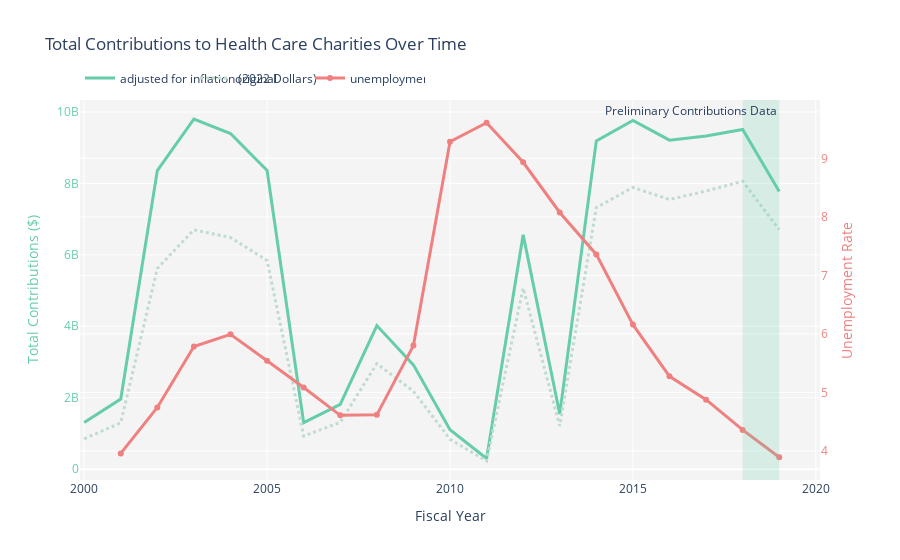

This figure's notebook cell:
### Code cell
fig = go.Figure()

line1 = go.Scatter(x=total_conts_adj['FISYR'], y=total_conts_adj[CONT_COL], name='adjusted for inflation (2022 Dollars)', yaxis='y1',
                   line = dict(color = ('mediumaquamarine'), width = 3))
line2 = go.Scatter(x=total_conts['FISYR'], y=total_conts[CONT_COL], name='original', yaxis='y1',
                   line = dict(color = ('rgba(193, 220, 207, 1)'), width = 3, dash='dot'))
line3 = go.Scatter(x=grouped['fis_yr'], y=grouped['unemployment_rate'], name='unemployment', yaxis='y2',
                   line = dict(color = ('lightcoral'), width = 3))

fig.add_trace(line1)
fig.add_trace(line2)
fig.add_trace(line3)
fig.add_vrect(x0=max(total_conts['FISYR'].tolist()) - 1, x1=max(total_conts['FISYR'].tolist()), 
              annotation= dict(text="Preliminary Contributions Data"),
              fillcolor="mediumaquamarine", opacity=0.2, line_width=0, name="incomplete data")

fig.update_layout(
    title='Total Contributions to Health Care Charities Over Time',
    xaxis_title='Fiscal Year',
    yaxis_title='Total Contributions',
    plot_bgcolor='rgba(200, 200, 200, 0.2)',
    legend=dict(
        orientation="h",
        entrywidth=70,
        yanchor="bottom",
        y=1.02,
        xanchor="left",
        x=0),
    yaxis=dict(
        title="Total Contributions ($)",
        titlefont=dict(color="mediumaquamarine"),
        tickfont=dict(color="mediumaquamarine")),
    yaxis2=dict(
        title="Unemployment Rate",
        overlaying="y",
        side="right",
        titlefont=dict(color="lightcoral"),
        tickfont=dict(color="lightcoral"))
    ) 
fig.show()

### Figure 1 — Plotly figure (JSON) as saved in the notebook; plotly's stock layout.template omitted (floating-point values rounded to 4 significant figures)
{"data": [{"line": {"color": "mediumaquamarine", "width": 3}, "name": "adjusted for inflation (2022 Dollars)", "type": "scatter", "x": [2000, 2001, 2002, 2003, 2004, 2005, 2006, 2007, 2008, 2009, 2010, 2011, 2012, 2013, 2014, 2015, 2016, 2017, 2018, 2019], "y": [1306000000.0, 1964000000.0, 8358000000.0, 9802000000.0, 9397000000.0, 8361000000.0, 1302000000.0, 1816000000.0, 4021000000.0, 2920000000.0, 1107000000.0, 300400000.0, 6560000000.0, 1543000000.0, 9191000000.0, 9764000000.0, 9210000000.0, 9326000000.0, 9510000000.0, 7772000000.0], "yaxis": "y"}, {"line": {"color": "rgba(193, 220, 207, 1)", "dash": "dot", "width": 3}, "name": "original", "type": "scatter", "x": [2000, 2001, 2002, 2003, 2004, 2005, 2006, 2007, 2008, 2009, 2010, 2011, 2012, 2013, 2014, 2015, 2016, 2017, 2018, 2019], "y": [849849185, 1298206677, 5620710287, 6700126913, 6484903638, 5842907400, 924130156, 1312487854, 2954499365, 2182312653, 838022490, 229101290, 5069533029, 1212245367, 7323134310, 7886987593, 7549358227, 7784876695, 8059342180, 6705395538], "yaxis": "y"}, {"line": {"color": "lightcoral", "width": 3}, "name": "unemployment", "type": "scatter", "x": [2001, 2002, 2003, 2004, 2005, 2006, 2007, 2008, 2009, 2010, 2011, 2012, 2013, 2014, 2015, 2016, 2017, 2018, 2019], "y": [3.957, 4.742, 5.783, 5.992, 5.542, 5.083, 4.608, 4.617, 5.8, 9.283, 9.608, 8.933, 8.075, 7.358, 6.158, 5.275, 4.875, 4.358, 3.892], "yaxis": "y2"}], "layout": {"annotations": [{"showarrow": false, "text": "Preliminary Contributions Data", "x": 2019, "xanchor": "right", "xref": "x", "y": 1, "yanchor": "top", "yref": "y domain"}], "autosize": true, "legend": {"entrywidth": 70, "orientation": "h", "x": 0, "xanchor": "left", "y": 1.02, "yanchor": "bottom"}, "plot_bgcolor": "rgba(200, 200, 200, 0.2)", "shapes": [{"fillcolor": "mediumaquamarine", "line": {"width": 0}, "name": "incomplete data", "opacity": 0.2, "type": "rect", "x0": 2018, "x1": 2019, "xref": "x", "y0": 0, "y1": 1, "yref": "y domain"}], "title": {"text": "Total Contributions to Health Care Charities Over Time"}, "xaxis": {"autorange": true, "range": [2000.0, 2020.0], "title": {"text": "Fiscal Year"}, "type": "linear"}, "yaxis": {"autorange": true, "range": [-302700000.0, 10330000000.0], "tickfont": {"color": "mediumaquamarine"}, "title": {"font": {"color": "mediumaquamarine"}, "text": "Total Contributions ($)"}, "type": "linear"}, "yaxis2": {"autorange": true, "overlaying": "y", "range": [3.473, 10.03], "side": "right", "tickfont": {"color": "lightcoral"}, "title": {"font": {"color": "lightcoral"}, "text": "Unemployment Rate"}, "type": "linear"}}}
